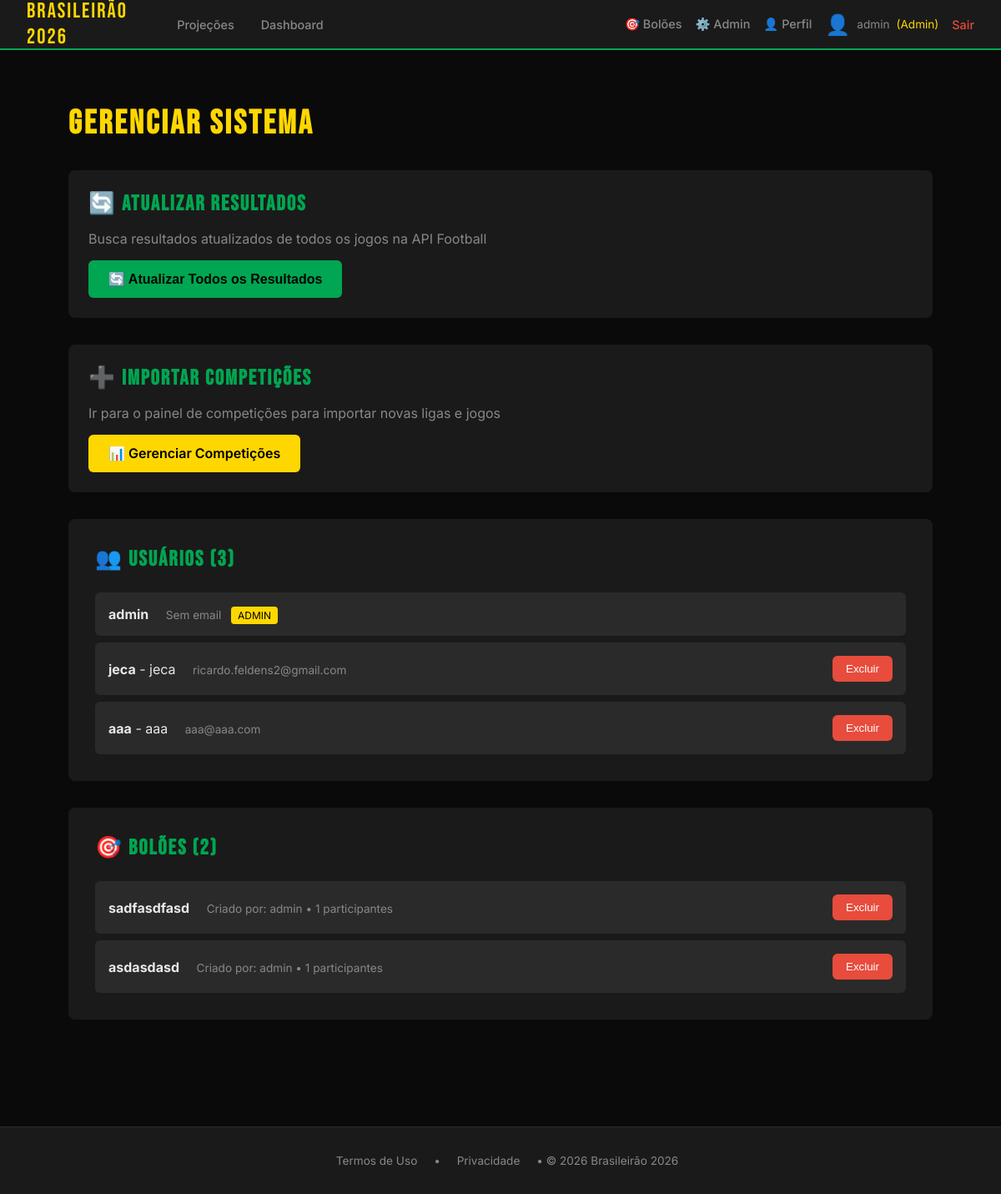
Page /admin/gerenciar (signed in) on the earlier database version.
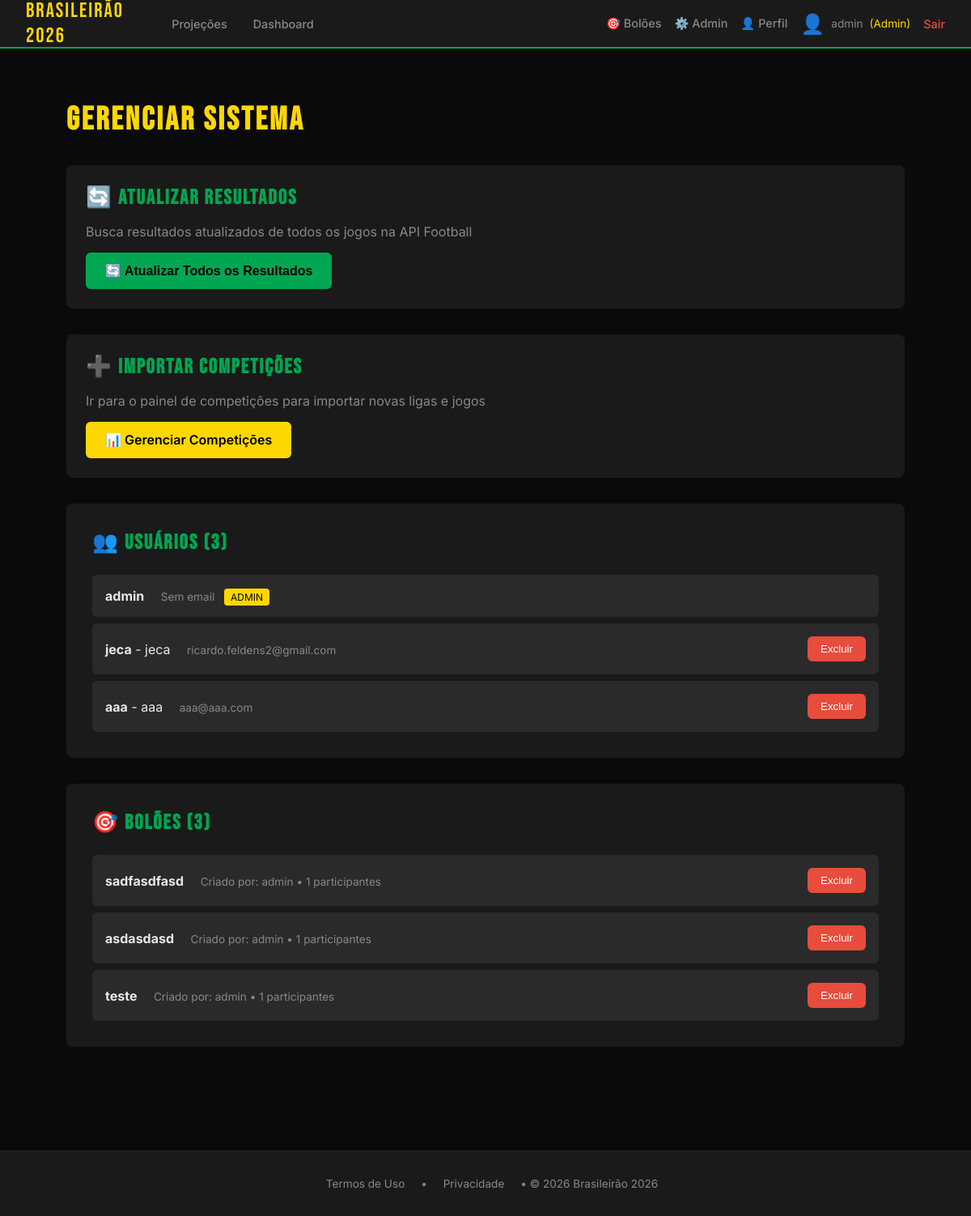
Same page on the later database version.
### app/models.py (models this page shows, shortened)
class Usuario(UserMixin, db.Model):
    id = db.Column(db.Integer, primary_key=True)
    username = db.Column(db.String(80), unique=True, nullable=False)
    email = db.Column(db.String(120), unique=True, nullable=True)
    nome_completo = db.Column(db.String(200), nullable=True)
    password_hash = db.Column(db.String(200), nullable=False)
    is_admin = db.Column(db.Boolean, default=False)
    termos_aceitos_em = db.Column(db.DateTime)
    avatar_tipo = db.Column(db.String(20), default='sugerido')  # sugerido, upload
    avatar_sugerido_id = db.Column(db.Integer, db.ForeignKey('avatar_sugerido.id'), nullable=True)
    avatar_custom_url = db.Column(db.String(200), nullable=True)
    time_coracao_id = db.Column(db.Integer, db.ForeignKey('time.id'), nullable=True)
    tipo = db.Column(db.String(20), default='participante')  # admin, dono, participante
    status = db.Column(db.String(20), default='ativo')  # ativo, suspenso
    data_cadastro = db.Column(db.DateTime, default=db.func.now())

class Bolao(db.Model):
    id = db.Column(db.Integer, primary_key=True)
    nome = db.Column(db.String(100), nullable=False)
    competicao_id = db.Column(db.Integer, db.ForeignKey('competicao.id'), nullable=False)
    dono_id = db.Column(db.Integer, db.ForeignKey('usuario.id'), nullable=False)
    codigo_convite = db.Column(db.String(10), unique=True, nullable=False)
    regra_pontuacao_id = db.Column(db.Integer, db.ForeignKey('regra_pontuacao.id'), nullable=False)
    tipo_acesso = db.Column(db.String(20), default='publico')  # publico, privado
    tipo_bolao = db.Column(db.String(30), default='campeonato_completo')  # campeonato_completo, time_campeonato, time_ano_completo
    time_especifico_id = db.Column(db.Integer, db.ForeignKey('time.id'), nullable=True)
    ano = db.Column(db.Integer, nullable=True)
    status_pagamento = db.Column(db.String(20), default='pendente')  # pendente, aprovado, recusado
    valor_pago = db.Column(db.Float, default=0.0)
    data_pagamento = db.Column(db.DateTime, nullable=True)
    status = db.Column(db.String(20), default='ativo')  # ativo, encerrado
    data_criacao = db.Column(db.DateTime, default=db.func.now())
    competicao = db.relationship('Competicao', backref='boloes')
    dono = db.relationship('Usuario', foreign_keys=[dono_id], backref='boloes_criados')
    regra = db.relationship('RegraPontuacao', backref='boloes')
    participantes = db.relationship('ParticipanteBolao', backref='bolao', lazy='dynamic')
    time_especifico = db.relationship('Time', backref='boloes_time')  # NOVO relacionamento

### app/routes.py (the view)
@bp.route('/admin/gerenciar')
@admin_required
def admin_gerenciar():
    from app.models import Usuario, Bolao
    usuarios = Usuario.query.all()
    boloes = Bolao.query.all()
    return render_template('admin/gerenciar.html', usuarios=usuarios, boloes=boloes)

### app/__init__.py (called while the page is built)
@login_manager.user_loader
def load_user(user_id):
    from app.models import Usuario
    return Usuario.query.get(int(user_id))

### app/routes.py (called while the page is built)
def admin_required(f):
    @wraps(f)
    def decorated_function(*args, **kwargs):
        if not current_user.is_authenticated:
            return redirect('/login?next=' + request.path)
        if not current_user.is_admin:
            return jsonify({'erro': 'Acesso negado. Apenas administradores.'}), 403
        return f(*args, **kwargs)
    return decorated_function

### app/templates/admin/gerenciar.html (shortened to what the changed rows need)
{% extends "base.html" %}
{% block content %}
<div style="max-width: 1400px; margin: 2rem auto;">
    <h1 style="margin-bottom: 2rem;">Gerenciar Sistema</h1>
    <div style="background: var(--cinza); padding: 1.5rem; border-radius: 8px; margin-bottom: 2rem;">
        <h2 style="margin-bottom: 1rem;">🔄 Atualizar Resultados</h2>
    </div>
    <div style="background: var(--cinza); padding: 1.5rem; border-radius: 8px; margin-bottom: 2rem;">
        <h2 style="margin-bottom: 1rem;">➕ Importar Competições</h2>
    </div>
    <div style="display: grid; gap: 2rem;">
        <div style="background: var(--cinza); padding: 2rem; border-radius: 8px;">
            <h2 style="margin-bottom: 1.5rem;">👥 Usuários ({{ usuarios|length }})</h2>
            <div style="display: grid; gap: 0.5rem;">
                {% for user in usuarios %}
                <div style="display: flex; justify-content: space-between; align-items: center; padding: 1rem; background: var(--cinza-medio); border-radius: 6px;">
                    <div>
                        <strong>{{ user.username }}</strong>
                        {% if user.nome_completo %} - {{ user.nome_completo }}{% endif %}
                        <span style="color: var(--texto-fraco); font-size: 0.85rem; margin-left: 1rem;">
                            {{ user.email or 'Sem email' }}
                        </span>
                        {% if user.is_admin %}
                            <span style="background: var(--amarelo); color: #000; padding: 0.2rem 0.5rem; border-radius: 4px; font-size: 0.75rem; margin-left: 0.5rem;">ADMIN</span>
                        {% endif %}
                    </div>
                    {% if not user.is_admin %}
                    <button onclick="excluirUsuario({{ user.id }}, '{{ user.username }}')"
                        style="background: #e74c3c; color: white; border: none; padding: 0.5rem 1rem; border-radius: 6px; cursor: pointer;">
                        Excluir
                    </button>
                    {% endif %}
                </div>
                {% endfor %}
            </div>
        </div>
        <div style="background: var(--cinza); padding: 2rem; border-radius: 8px;">
            <h2 style="margin-bottom: 1.5rem;">🎯 Bolões ({{ boloes|length }})</h2>
            <div style="display: grid; gap: 0.5rem;">
                {% for bolao in boloes %}
                <div style="display: flex; justify-content: space-between; align-items: center; padding: 1rem; background: var(--cinza-medio); border-radius: 6px;">
                    <div>
                        <strong>{{ bolao.nome }}</strong>
                        <span style="color: var(--texto-fraco); font-size: 0.85rem; margin-left: 1rem;">
                            Criado por: {{ bolao.dono.username }} • {{ bolao.participantes.count() }} participantes
                        </span>
                    </div>
                    <button onclick="excluirBolao({{ bolao.id }}, '{{ bolao.nome }}')"
                        style="background: #e74c3c; color: white; border: none; padding: 0.5rem 1rem; border-radius: 6px; cursor: pointer;">
                        Excluir
                    </button>
                </div>
                {% endfor %}
            </div>
        </div>
    </div>
</div>
{% endblock %}

### app/templates/base.html (shortened to what this page needs)
<!DOCTYPE html>
<html lang="pt-BR">
<head>
</head>
<body>
    <nav>
        <a href="/" class="logo">Brasileirão 2026</a>
        <div class="nav-desktop">
            <a href="/projecoes">Projeções</a>
            <a href="/dashboard">Dashboard</a>
            <div style="margin-left: auto; display: flex; align-items: center; gap: 1rem;">
                {% if current_user.is_authenticated %}
                    <a href="/meus_boloes">🎯 Bolões</a>
                    {% if current_user.is_admin %}
                        <a href="/admin/competicoes">⚙️ Admin</a>
                    {% endif %}
                    <a href="/perfil">👤 Perfil</a>
                    <span style="display: flex; align-items: center; gap: 0.5rem; color: var(--texto-fraco); font-size: 0.85rem;">
                        {% if current_user.avatar_tipo == 'sugerido' and current_user.avatar_sugerido_id %}
                            <span style="font-size: 1.5rem;">{{ ['⚽', '🏆', '👟', '🥅', '🔥', '⭐', '⚡', '💪', '🎯', '👊', '🚀', '💎'][current_user.avatar_sugerido_id - 1] }}</span>
                        {% elif current_user.avatar_tipo == 'upload' and current_user.avatar_custom_url %}
                            <img src="{{ current_user.avatar_custom_url }}" style="width: 30px; height: 30px; border-radius: 50%; object-fit: cover;">
                        {% else %}
                            <span style="font-size: 1.5rem;">👤</span>
                        {% endif %}
                        {{ current_user.username }}
                        {% if current_user.is_admin %}
                            <span style="color: var(--amarelo);">(Admin)</span>
                        {% endif %}
                    </span>
                    <a href="/logout" style="color: #e74c3c;">Sair</a>
                {% else %}
                    <a href="/login">Login</a>
                    <a href="/registro">Criar Conta</a>
                {% endif %}
            </div>
        </div>
    </nav>
    <div class="container">
        {% block content %}{% endblock %}
    </div>
    <footer style="background: var(--cinza); padding: 2rem; margin-top: 4rem; text-align: center; border-top: 1px solid var(--cinza-medio);">
        <div style="color: var(--texto-fraco); font-size: 0.85rem;">
            <a href="/termos" style="color: var(--texto-fraco); text-decoration: none; margin: 0 1rem;">Termos de Uso</a>
            •
            <a href="/privacidade" style="color: var(--texto-fraco); text-decoration: none; margin: 0 1rem;">Privacidade</a>
            •
            <span>© 2026 Brasileirão 2026</span>
        </div>
    </footer>
</body>
</html>

Differences in the rows shown:
added Bolao: nome "teste", dono.username "admin", participantes.count "1"
Other differences:
{{ boloes|length }}: "2" → "3"
